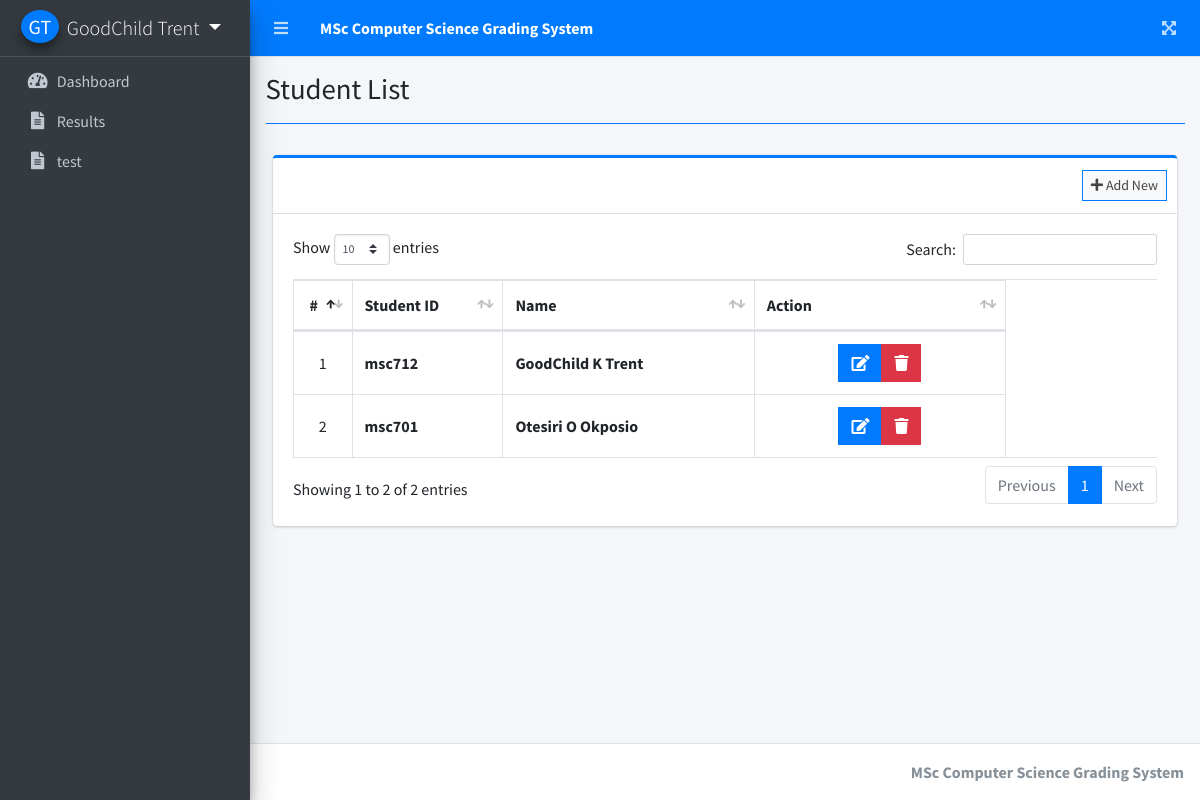
The app's page /index.php?page=student_list (signed in) with its own data.
### tables this page shows
CREATE TABLE `students` (
  `id` int(30) NOT NULL,
  `user_id` int(30) NOT NULL,
  `student_code` varchar(50) NOT NULL,
  `firstname` varchar(200) NOT NULL,
  `middlename` varchar(200) NOT NULL,
  `lastname` varchar(200) NOT NULL,
  `date_created` datetime NOT NULL DEFAULT current_timestamp()
);

### student_list.php (the view, shortened to what this page needs)
<?php include'db_connect.php' ?>
<div class="col-lg-12">
	<div class="card card-outline card-primary">
		<div class="card-header">
			<div class="card-tools">
				<a class="btn btn-block btn-sm btn-default btn-flat border-primary " href="./index.php?page=new_student"><i class="fa fa-plus"></i> Add New</a>
			</div>
		</div>
		<div class="card-body">
			<table class="table tabe-hover table-bordered" id="list">
				<colgroup>
					<col width="5%">
					<col width="15%">
					<col width="25%">
					<col width="25%">
					<col width="15%">
				</colgroup>
				<thead>
					<tr>
						<th class="text-center">#</th>
						<th>Student ID</th>
						<th>Name</th>
						<th>Action</th>
					</tr>
				</thead>
				<tbody>
					<?php
					$i = 1;
					$qry = $conn->query("SELECT s.*,concat(firstname,' ',middlename,' ',lastname) as name FROM students s  order by concat(firstname,' ',middlename,' ',lastname) asc  ");
					while($row= $qry->fetch_assoc()):
					?>
					<tr>
						<td class="text-center"><?php echo $i++ ?></td>
						<td class=""><b><?php echo $row['student_code'] ?></b></td>
						<td><b><?php echo ucwords($row['name']) ?></b></td>
						<td class="text-center">
		                    <div class="btn-group">
		                        <a href="index.php?page=edit_student&id=<?php echo $row['id'] ?>" class="btn btn-primary btn-flat ">
		                          <i class="fas fa-edit"></i>
		                        </a>
		                        <button type="button" class="btn btn-danger btn-flat delete_student" data-id="<?php echo $row['id'] ?>">
		                          <i class="fas fa-trash"></i>
		                        </button>
	                      </div>
						</td>
					</tr>
				<?php endwhile; ?>
				</tbody>
			</table>
		</div>
	</div>
</div>

### student_list.php (style rules this page uses)
table td { vertical-align: middle !important; }

### records on screen
students: student_code "msc712", name "GoodChild K Trent"
students: student_code "msc701", name "Otesiri O Okposio"

### other values on screen
$_SESSION['system']['name'] "MSc Computer Science Grading System"
$_SESSION['login_firstname'].' '.$_SESSION['login_lastname'] "GoodChild Trent"
$title "Student List"
